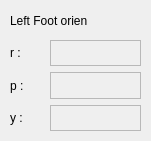
    <widget class="QFrame" name="frame_18">
     <property name="geometry">
      <rect>
       <x>500</x>
       <y>640</y>
       <width>151</width>
       <height>141</height>
      </rect>
     </property>
     <property name="frameShape">
      <enum>QFrame::NoFrame</enum>
     </property>
     <property name="frameShadow">
      <enum>QFrame::Raised</enum>
     </property>
     <widget class="QWidget" name="verticalLayoutWidget_30">
      <property name="geometry">
       <rect>
        <x>50</x>
        <y>40</y>
        <width>91</width>
        <height>91</height>
       </rect>
      </property>
      <layout class="QVBoxLayout" name="verticalLayout_30">
       <item>
        <widget class="QLabel" name="label_105">
         <property name="autoFillBackground">
          <bool>false</bool>
         </property>
         <property name="frameShape">
          <enum>QFrame::StyledPanel</enum>
         </property>
         <property name="text">
          <string/>
         </property>
        </widget>
       </item>
       <item>
        <widget class="QLabel" name="label_106">
         <property name="frameShape">
          <enum>QFrame::StyledPanel</enum>
         </property>
         <property name="text">
          <string/>
         </property>
        </widget>
       </item>
       <item>
        <widget class="QLabel" name="label_107">
         <property name="frameShape">
          <enum>QFrame::StyledPanel</enum>
         </property>
         <property name="text">
          <string/>
         </property>
        </widget>
       </item>
      </layout>
     </widget>
     <widget class="QWidget" name="verticalLayoutWidget_31">
      <property name="geometry">
       <rect>
        <x>10</x>
        <y>40</y>
        <width>31</width>
        <height>91</height>
       </rect>
      </property>
      <layout class="QVBoxLayout" name="verticalLayout_31">
       <item>
        <widget class="QLabel" name="label_108">
         <property name="text">
          <string>r :</string>
         </property>
        </widget>
       </item>
       <item>
        <widget class="QLabel" name="label_109">
         <property name="text">
          <string>p :</string>
         </property>
        </widget>
       </item>
       <item>
        <widget class="QLabel" name="label_110">
         <property name="text">
          <string>y :</string>
         </property>
        </widget>
       </item>
      </layout>
     </widget>
     <widget class="QLabel" name="label_111">
      <property name="geometry">
       <rect>
        <x>10</x>
        <y>10</y>
        <width>131</width>
        <height>21</height>
       </rect>
      </property>
      <property name="text">
       <string>Left Foot orien</string>
      </property>
     </widget>
    </widget>
